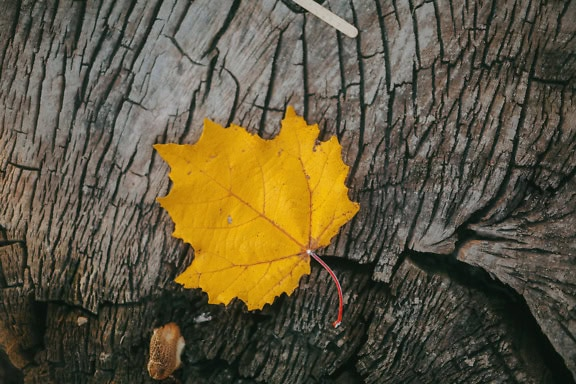
#> input picture lab03/pratica02.jpg, 576 x 384 px
$ python Exe02.py
#> lines starting #> are read from the running program, lines starting #| are printed output that depends on the picture; after the words box and inside, x2 and y2 are one past the last pixel; in counts of white or black regions, pixels touching at a corner belong together
import cv2
import numpy as np
import matplotlib.pyplot as plt

# 1. Aquisição: carregue uma imagem com objetos bem definidos sobre fundo contrastante
img = cv2.imread('pratica02.jpg')
#> img is the input picture: shape (384, 576, 3); mean B, G, R 63.1, 87.7, 96.6

cinza = cv2.cvtColor(img, cv2.COLOR_BGR2GRAY)
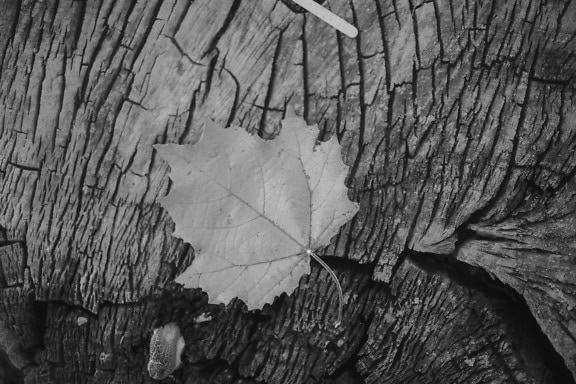
#> cinza: shape (384, 576); min 1, max 233, mean 87.6

#Limiarização simples (manual)
_, binaria_manual = cv2.threshold(cinza, 127, 255, cv2.THRESH_BINARY)
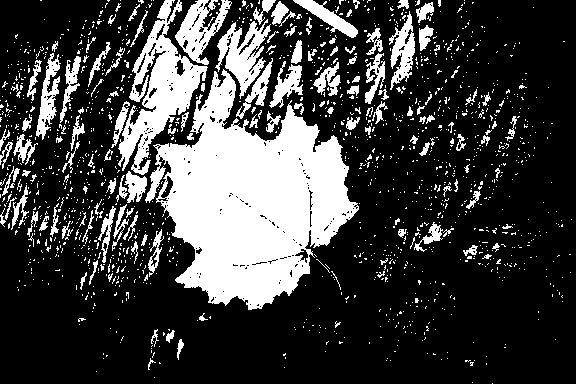
#> binaria_manual: shape (384, 576); 24.9% white; 1513 white regions (1374 under 20 px), largest, box (x1, y1, x2, y2) and area: (145, 69, 359, 310) 27497, (118, 0, 208, 175) 5570, (215, 19, 271, 99) 1890

#Limiariazação de OTSU ()
_, binaria_otsu = cv2.threshold(cinza, 0, 255, cv2.THRESH_OTSU + cv2.THRESH_BINARY)
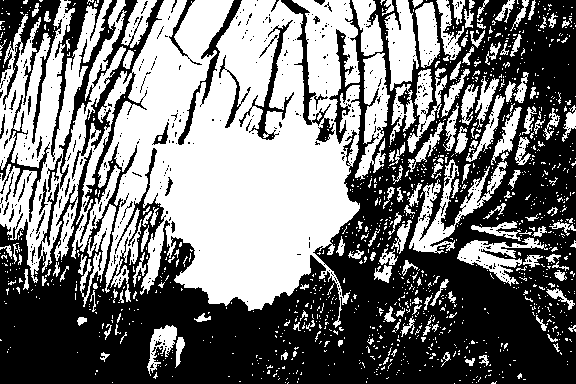
#> binaria_otsu: shape (384, 576); 47.4% white; 1234 white regions (1081 under 20 px), largest, box (x1, y1, x2, y2) and area: (0, 0, 361, 328) 73802, (409, 159, 508, 254) 2575, (355, 53, 390, 180) 2211

#Limiarização adaptativa
binaria_adaptativa = cv2.adaptiveThreshold(cinza,
                                           255,
                                           cv2.ADAPTIVE_THRESH_GAUSSIAN_C,
                                           cv2.THRESH_BINARY, 11, 2)
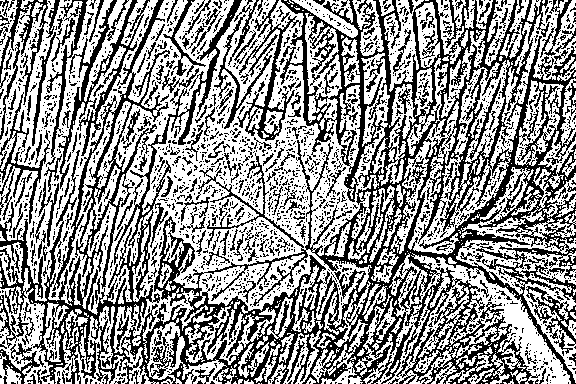
#> binaria_adaptativa: shape (384, 576); 57.9% white; black in thin lines or dots

#Exibindo as imagens
cv2.imshow('Original', img)
cv2.imshow('Thresold = 127', binaria_manual)
cv2.imshow('OTSU', binaria_otsu)
cv2.imshow('Adaptativa', binaria_adaptativa)

cv2.waitKey(0)
cv2.destroyAllWindows()

$ run again, with lab03/pratica01.jpg copied over lab03/pratica02.jpg
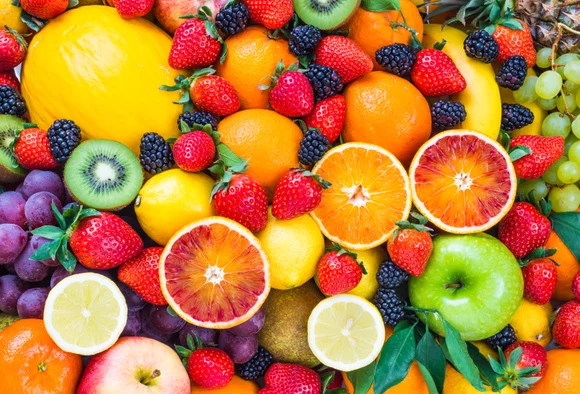
#> input picture lab03/pratica01.jpg, 580 x 394 px
#> img is the input picture: shape (394, 580, 3); mean B, G, R 61.1, 123, 181.7
#> `_, binaria_manual = cv2.threshold(cinza, 127, 255, cv2.THRESH_BINARY)`:
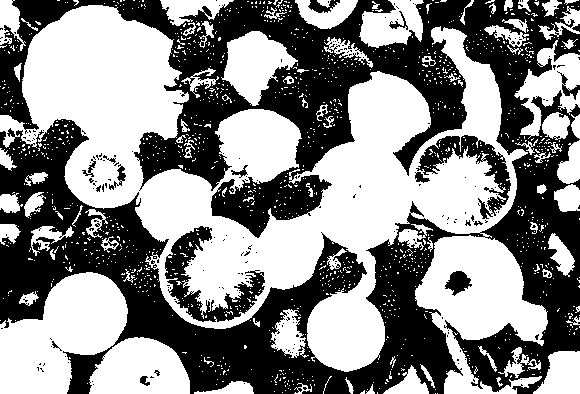
#> binaria_manual: shape (394, 580); 53.5% white; 241 black regions (223 under 20 px), largest, box (x1, y1, x2, y2) and area: (0, 0, 580, 394) 98837, (165, 226, 265, 322) 3001, (416, 135, 511, 219) 2244
#> binaria_otsu: shape (394, 580); 51.9% white; 209 black regions (193 under 20 px), largest, box (x1, y1, x2, y2) and area: (0, 0, 580, 394) 101938, (165, 226, 265, 322) 3321, (415, 135, 511, 224) 2536
#> `binaria_adaptativa = cv2.adaptiveThreshold(cinza, 255, cv2.ADAPTIVE_TH..`:
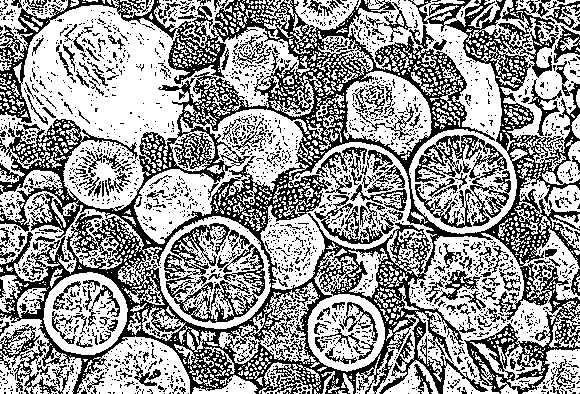
#> binaria_adaptativa: shape (394, 580); 59.9% white; black in thin lines or dots

$ run again, with lab03/pratica03.jpg copied over lab03/pratica02.jpg
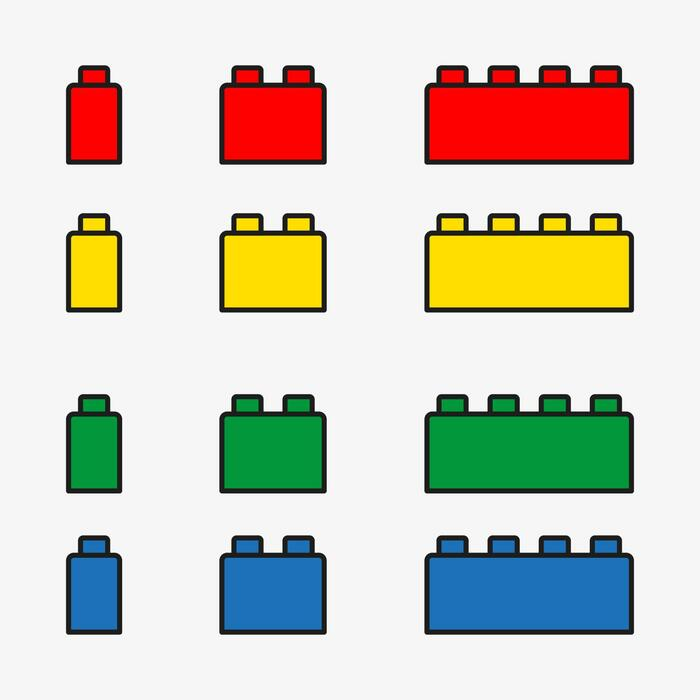
#> input picture lab03/pratica03.jpg, 700 x 700 px
#> img is the input picture: shape (700, 700, 3); mean B, G, R 192.2, 205.2, 208
#> `_, binaria_manual = cv2.threshold(cinza, 127, 255, cv2.THRESH_BINARY)`:
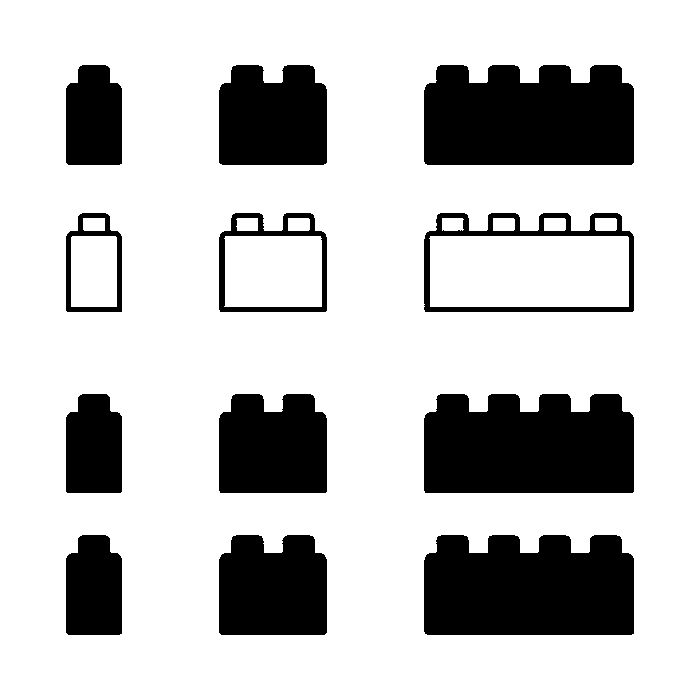
#> binaria_manual: shape (700, 700); 77.3% white; 12 black regions, largest, box (x1, y1, x2, y2) and area: (424, 65, 634, 165) 19443, (424, 535, 634, 635) 19434, (424, 394, 634, 493) 19245
#> binaria_otsu: shape (700, 700); 77% white; 12 black regions, largest, box (x1, y1, x2, y2) and area: (424, 394, 634, 494) 19547, (424, 65, 634, 165) 19479, (424, 535, 634, 635) 19478
#> `binaria_adaptativa = cv2.adaptiveThreshold(cinza, 255, cv2.ADAPTIVE_TH..`:
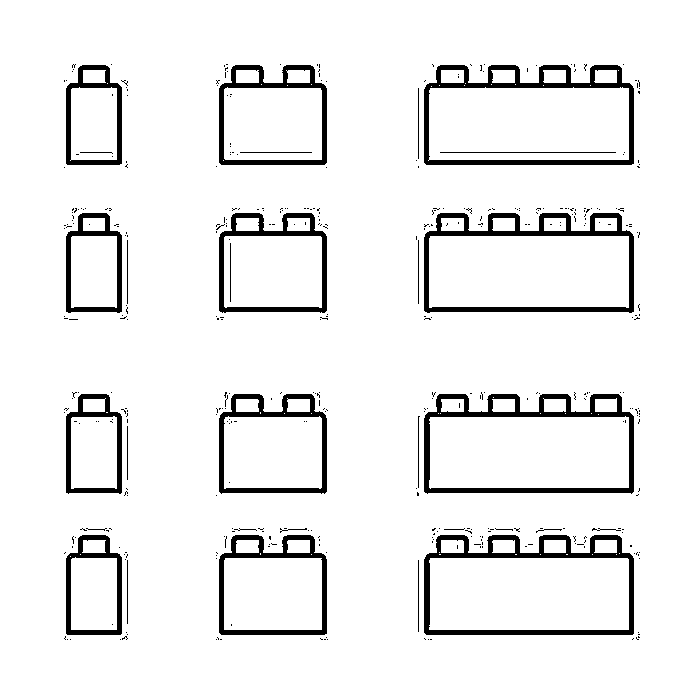
#> binaria_adaptativa: shape (700, 700); 93.2% white; 417 black regions (388 under 20 px), largest, box (x1, y1, x2, y2) and area: (424, 394, 634, 494) 3957, (424, 535, 634, 635) 3947, (424, 213, 634, 313) 3898

$ run again, with lab03/pratica04.jpg copied over lab03/pratica02.jpg
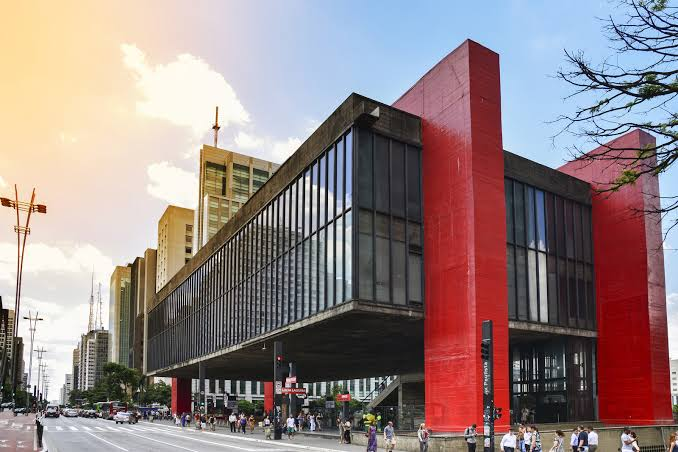
#> input picture lab03/pratica04.jpg, 678 x 452 px
#> img is the input picture: shape (452, 678, 3); mean B, G, R 131.2, 131, 148.3
#> `_, binaria_manual = cv2.threshold(cinza, 127, 255, cv2.THRESH_BINARY)`:
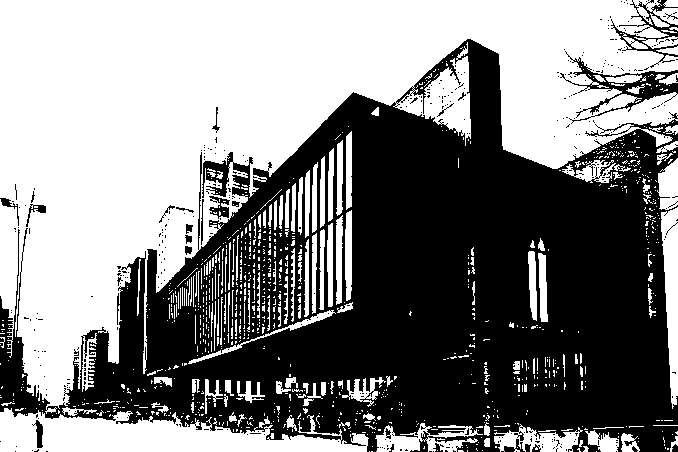
#> binaria_manual: shape (452, 678); 51.7% white; 394 black regions (367 under 20 px), largest, box (x1, y1, x2, y2) and area: (0, 39, 678, 452) 143003, (560, 51, 678, 124) 1685, (611, 0, 678, 68) 906
#> binaria_otsu: shape (452, 678); 49.7% white; 1069 white regions (934 under 20 px), largest, box (x1, y1, x2, y2) and area: (0, 0, 678, 414) 119311, (0, 408, 367, 452) 8987, (661, 207, 678, 409) 2237
#> `binaria_adaptativa = cv2.adaptiveThreshold(cinza, 255, cv2.ADAPTIVE_TH..`:
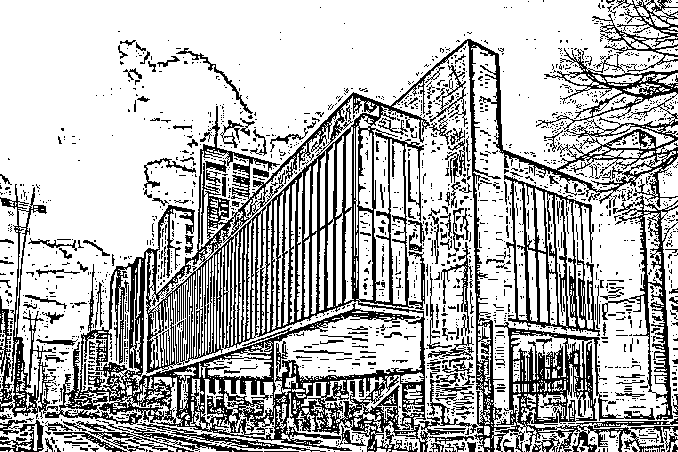
#> binaria_adaptativa: shape (452, 678); 72% white; black in thin lines or dots
